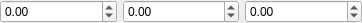
<?xml version="1.0" encoding="UTF-8"?>
<ui version="4.0">
 <class>Vec3PropertyWidget</class>
 <widget class="QWidget" name="Vec3PropertyWidget">
  <property name="geometry">
   <rect>
    <x>0</x>
    <y>0</y>
    <width>362</width>
    <height>20</height>
   </rect>
  </property>
  <property name="windowTitle">
   <string>Form</string>
  </property>
  <property name="locale">
   <locale language="English" country="UnitedStates"/>
  </property>
  <layout class="QHBoxLayout" name="horizontalLayout">
   <property name="leftMargin">
    <number>0</number>
   </property>
   <property name="topMargin">
    <number>0</number>
   </property>
   <property name="rightMargin">
    <number>0</number>
   </property>
   <property name="bottomMargin">
    <number>0</number>
   </property>
   <item>
    <widget class="QDoubleSpinBox" name="xSpin">
     <property name="minimum">
      <double>-9999.000000000000000</double>
     </property>
     <property name="maximum">
      <double>9999.000000000000000</double>
     </property>
    </widget>
   </item>
   <item>
    <widget class="QDoubleSpinBox" name="ySpin">
     <property name="minimum">
      <double>-9999.000000000000000</double>
     </property>
     <property name="maximum">
      <double>9999.000000000000000</double>
     </property>
    </widget>
   </item>
   <item>
    <widget class="QDoubleSpinBox" name="zSpin">
     <property name="minimum">
      <double>-9999.000000000000000</double>
     </property>
     <property name="maximum">
      <double>9999.000000000000000</double>
     </property>
    </widget>
   </item>
  </layout>
 </widget>
 <resources/>
 <connections/>
</ui>
